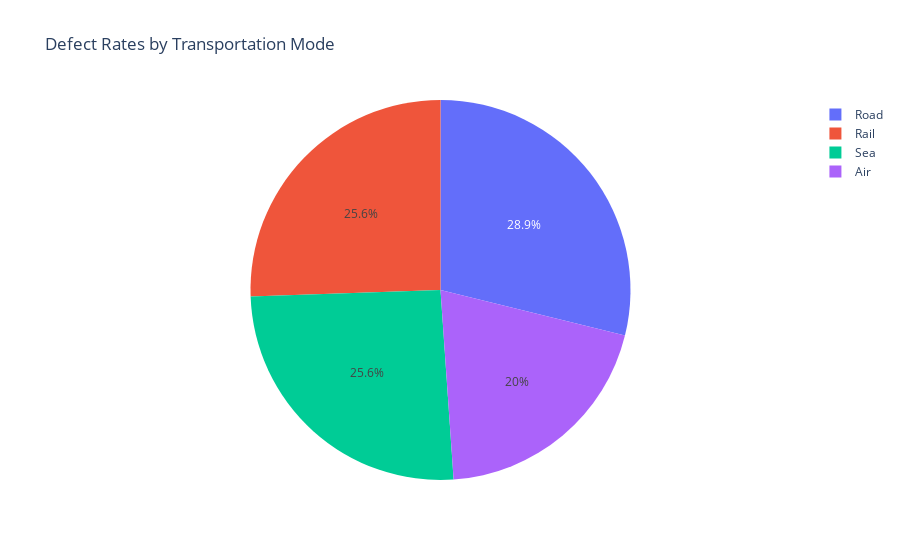

Source (notebook cell):
### Markdown cell above
**Defect Rates by Transportation Mode**

### Code cell
defect=df.groupby("Transportation modes")["Defect rates"].mean().reset_index()
defect["Defect rates"] = defect["Defect rates"].round(2)
defect_rate=px.pie(defect,values="Defect rates",names="Transportation modes",title='Defect Rates by Transportation Mode')
defect_rate.show()

### Figure 1 — Plotly figure (JSON) as saved in the notebook; plotly's stock layout.template omitted (floating-point values rounded to 4 significant figures)
{"data": [{"domain": {"x": [0, 1], "y": [0, 1]}, "hovertemplate": "Transportation modes=%{label}<br>Defect rates=%{value}<extra></extra>", "labels": ["Air", "Rail", "Road", "Sea"], "legendgroup": "", "name": "", "showlegend": true, "type": "pie", "values": [1.82, 2.32, 2.62, 2.32]}], "layout": {"autosize": true, "legend": {"tracegroupgap": 0}, "title": {"text": "Defect Rates by Transportation Mode"}}}
